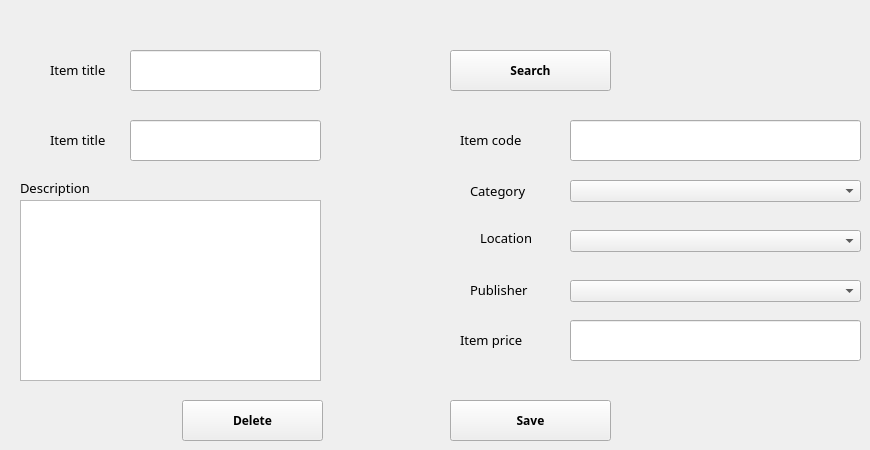
      <widget class="QWidget" name="tab_6">
       <attribute name="title">
        <string>Edit or delete a Item</string>
       </attribute>
       <widget class="QLabel" name="label_10">
        <property name="geometry">
         <rect>
          <x>470</x>
          <y>280</y>
          <width>81</width>
          <height>20</height>
         </rect>
        </property>
        <property name="font">
         <font>
          <family>Noto Sans Armenian</family>
          <pointsize>10</pointsize>
          <weight>50</weight>
          <bold>false</bold>
         </font>
        </property>
        <property name="text">
         <string>Publisher</string>
        </property>
       </widget>
       <widget class="QComboBox" name="comboBox_6">
        <property name="geometry">
         <rect>
          <x>570</x>
          <y>280</y>
          <width>291</width>
          <height>22</height>
         </rect>
        </property>
       </widget>
       <widget class="QLineEdit" name="lineEdit_5">
        <property name="geometry">
         <rect>
          <x>130</x>
          <y>120</y>
          <width>191</width>
          <height>41</height>
         </rect>
        </property>
       </widget>
       <widget class="QLabel" name="label_12">
        <property name="geometry">
         <rect>
          <x>480</x>
          <y>230</y>
          <width>61</width>
          <height>16</height>
         </rect>
        </property>
        <property name="font">
         <font>
          <family>Noto Sans Armenian</family>
          <pointsize>10</pointsize>
          <weight>50</weight>
          <bold>false</bold>
         </font>
        </property>
        <property name="text">
         <string>Location</string>
        </property>
       </widget>
       <widget class="QLabel" name="label_13">
        <property name="geometry">
         <rect>
          <x>460</x>
          <y>330</y>
          <width>91</width>
          <height>20</height>
         </rect>
        </property>
        <property name="font">
         <font>
          <family>Noto Serif Armenian</family>
          <pointsize>10</pointsize>
          <weight>50</weight>
          <bold>false</bold>
         </font>
        </property>
        <property name="text">
         <string>Item price</string>
        </property>
       </widget>
       <widget class="QComboBox" name="comboBox_7">
        <property name="geometry">
         <rect>
          <x>570</x>
          <y>230</y>
          <width>291</width>
          <height>22</height>
         </rect>
        </property>
       </widget>
       <widget class="QLineEdit" name="lineEdit_7">
        <property name="geometry">
         <rect>
          <x>570</x>
          <y>320</y>
          <width>291</width>
          <height>41</height>
         </rect>
        </property>
       </widget>
       <widget class="QLabel" name="label_14">
        <property name="geometry">
         <rect>
          <x>470</x>
          <y>180</y>
          <width>81</width>
          <height>21</height>
         </rect>
        </property>
        <property name="font">
         <font>
          <family>Noto Sans Armenian</family>
          <pointsize>10</pointsize>
          <weight>50</weight>
          <bold>false</bold>
         </font>
        </property>
        <property name="text">
         <string>Category</string>
        </property>
       </widget>
       <widget class="QPushButton" name="pushButton_8">
        <property name="geometry">
         <rect>
          <x>450</x>
          <y>400</y>
          <width>161</width>
          <height>41</height>
         </rect>
        </property>
        <property name="font">
         <font>
          <family>Noto Sans Armenian</family>
          <pointsize>9</pointsize>
          <weight>75</weight>
          <bold>true</bold>
         </font>
        </property>
        <property name="text">
         <string>Save</string>
        </property>
       </widget>
       <widget class="QComboBox" name="comboBox_8">
        <property name="geometry">
         <rect>
          <x>570</x>
          <y>180</y>
          <width>291</width>
          <height>22</height>
         </rect>
        </property>
       </widget>
       <widget class="QLineEdit" name="lineEdit_6">
        <property name="geometry">
         <rect>
          <x>130</x>
          <y>50</y>
          <width>191</width>
          <height>41</height>
         </rect>
        </property>
       </widget>
       <widget class="QPushButton" name="pushButton_9">
        <property name="geometry">
         <rect>
          <x>450</x>
          <y>50</y>
          <width>161</width>
          <height>41</height>
         </rect>
        </property>
        <property name="font">
         <font>
          <family>Noto Serif Armenian</family>
          <pointsize>9</pointsize>
          <weight>75</weight>
          <bold>true</bold>
         </font>
        </property>
        <property name="text">
         <string>Search</string>
        </property>
       </widget>
       <widget class="QPushButton" name="pushButton_10">
        <property name="geometry">
         <rect>
          <x>182</x>
          <y>400</y>
          <width>141</width>
          <height>41</height>
         </rect>
        </property>
        <property name="font">
         <font>
          <family>Noto Sans Armenian</family>
          <pointsize>9</pointsize>
          <weight>75</weight>
          <bold>true</bold>
         </font>
        </property>
        <property name="text">
         <string>Delete</string>
        </property>
       </widget>
       <widget class="QTextEdit" name="textEdit_2">
        <property name="geometry">
         <rect>
          <x>20</x>
          <y>200</y>
          <width>301</width>
          <height>181</height>
         </rect>
        </property>
       </widget>
       <widget class="QLabel" name="label_29">
        <property name="geometry">
         <rect>
          <x>460</x>
          <y>130</y>
          <width>91</width>
          <height>20</height>
         </rect>
        </property>
        <property name="font">
         <font>
          <family>Noto Serif Armenian</family>
          <pointsize>10</pointsize>
          <weight>50</weight>
          <bold>false</bold>
         </font>
        </property>
        <property name="text">
         <string>Item code</string>
        </property>
       </widget>
       <widget class="QLineEdit" name="lineEdit_22">
        <property name="geometry">
         <rect>
          <x>570</x>
          <y>120</y>
          <width>291</width>
          <height>41</height>
         </rect>
        </property>
       </widget>
       <widget class="QLabel" name="label_11">
        <property name="geometry">
         <rect>
          <x>50</x>
          <y>60</y>
          <width>81</width>
          <height>20</height>
         </rect>
        </property>
        <property name="font">
         <font>
          <family>Noto Sans Armenian</family>
          <pointsize>10</pointsize>
          <weight>50</weight>
          <bold>false</bold>
         </font>
        </property>
        <property name="text">
         <string>Item title</string>
        </property>
       </widget>
       <widget class="QLabel" name="label_31">
        <property name="geometry">
         <rect>
          <x>50</x>
          <y>130</y>
          <width>81</width>
          <height>20</height>
         </rect>
        </property>
        <property name="font">
         <font>
          <family>Noto Sans Armenian</family>
          <pointsize>10</pointsize>
          <weight>50</weight>
          <bold>false</bold>
         </font>
        </property>
        <property name="text">
         <string>Item title</string>
        </property>
       </widget>
       <widget class="QLabel" name="label_37">
        <property name="geometry">
         <rect>
          <x>20</x>
          <y>180</y>
          <width>91</width>
          <height>16</height>
         </rect>
        </property>
        <property name="font">
         <font>
          <family>Noto Sans Armenian</family>
          <pointsize>10</pointsize>
          <weight>50</weight>
          <bold>false</bold>
         </font>
        </property>
        <property name="text">
         <string>Description</string>
        </property>
       </widget>
      </widget>
